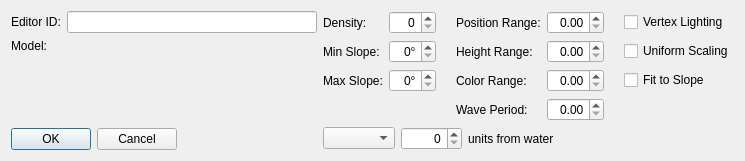
<?xml version="1.0" encoding="UTF-8"?>
<ui version="4.0">
 <class>FormDialogGrass</class>
 <widget class="QDialog" name="FormDialogGrass">
  <property name="windowTitle">
   <string>Grass</string>
  </property>
  <layout class="QGridLayout" name="gridLayout_3" columnstretch="1,1">
   <item row="0" column="0">
    <layout class="QGridLayout" name="gridLayout">
     <item row="1" column="1">
      <widget class="QLabel" name="label_2">
       <property name="text">
        <string>Model:</string>
       </property>
       <property name="buddy">
        <cstring>model</cstring>
       </property>
      </widget>
     </item>
     <item row="0" column="1">
      <widget class="QLabel" name="label">
       <property name="text">
        <string>Editor ID:</string>
       </property>
       <property name="buddy">
        <cstring>editorID</cstring>
       </property>
      </widget>
     </item>
     <item row="0" column="2">
      <widget class="QLineEdit" name="editorID"/>
     </item>
     <item row="1" column="2">
      <widget class="DKFormNIFPicker" name="model">
       <property name="minimumSize">
        <size>
         <width>250</width>
         <height>0</height>
        </size>
       </property>
      </widget>
     </item>
    </layout>
   </item>
   <item row="0" column="1" rowspan="3">
    <layout class="QGridLayout" name="gridLayout_2">
     <item row="1" column="3">
      <widget class="QLabel" name="label_7">
       <property name="text">
        <string>Height Range:</string>
       </property>
       <property name="buddy">
        <cstring>rangeHeight</cstring>
       </property>
      </widget>
     </item>
     <item row="0" column="1">
      <widget class="QSpinBox" name="density">
       <property name="alignment">
        <set>Qt::AlignRight|Qt::AlignTrailing|Qt::AlignVCenter</set>
       </property>
       <property name="maximum">
        <number>100</number>
       </property>
      </widget>
     </item>
     <item row="0" column="6">
      <widget class="QCheckBox" name="flagVertexLighting">
       <property name="text">
        <string>Vertex Lighting</string>
       </property>
      </widget>
     </item>
     <item row="3" column="3">
      <widget class="QLabel" name="label_9">
       <property name="text">
        <string>Wave Period:</string>
       </property>
       <property name="buddy">
        <cstring>wavePeriod</cstring>
       </property>
      </widget>
     </item>
     <item row="2" column="3">
      <widget class="QLabel" name="label_8">
       <property name="text">
        <string>Color Range:</string>
       </property>
       <property name="buddy">
        <cstring>rangeColor</cstring>
       </property>
      </widget>
     </item>
     <item row="0" column="2">
      <spacer name="horizontalSpacer_2">
       <property name="orientation">
        <enum>Qt::Horizontal</enum>
       </property>
       <property name="sizeType">
        <enum>QSizePolicy::Fixed</enum>
       </property>
       <property name="sizeHint" stdset="0">
        <size>
         <width>8</width>
         <height>20</height>
        </size>
       </property>
      </spacer>
     </item>
     <item row="2" column="6">
      <widget class="QCheckBox" name="flagFitToSlope">
       <property name="text">
        <string>Fit to Slope</string>
       </property>
      </widget>
     </item>
     <item row="0" column="5">
      <spacer name="horizontalSpacer_3">
       <property name="orientation">
        <enum>Qt::Horizontal</enum>
       </property>
       <property name="sizeType">
        <enum>QSizePolicy::Fixed</enum>
       </property>
       <property name="sizeHint" stdset="0">
        <size>
         <width>8</width>
         <height>20</height>
        </size>
       </property>
      </spacer>
     </item>
     <item row="1" column="6">
      <widget class="QCheckBox" name="flagUniformScaling">
       <property name="text">
        <string>Uniform Scaling</string>
       </property>
      </widget>
     </item>
     <item row="1" column="0">
      <widget class="QLabel" name="label_4">
       <property name="text">
        <string>Min Slope:</string>
       </property>
       <property name="buddy">
        <cstring>slopeMin</cstring>
       </property>
      </widget>
     </item>
     <item row="3" column="4">
      <widget class="QDoubleSpinBox" name="wavePeriod">
       <property name="alignment">
        <set>Qt::AlignRight|Qt::AlignTrailing|Qt::AlignVCenter</set>
       </property>
      </widget>
     </item>
     <item row="2" column="1">
      <widget class="QSpinBox" name="slopeMax">
       <property name="alignment">
        <set>Qt::AlignRight|Qt::AlignTrailing|Qt::AlignVCenter</set>
       </property>
       <property name="suffix">
        <string>°</string>
       </property>
       <property name="maximum">
        <number>90</number>
       </property>
      </widget>
     </item>
     <item row="0" column="4">
      <widget class="QDoubleSpinBox" name="rangePos">
       <property name="alignment">
        <set>Qt::AlignRight|Qt::AlignTrailing|Qt::AlignVCenter</set>
       </property>
      </widget>
     </item>
     <item row="1" column="4">
      <widget class="QDoubleSpinBox" name="rangeHeight">
       <property name="alignment">
        <set>Qt::AlignRight|Qt::AlignTrailing|Qt::AlignVCenter</set>
       </property>
      </widget>
     </item>
     <item row="1" column="1">
      <widget class="QSpinBox" name="slopeMin">
       <property name="alignment">
        <set>Qt::AlignRight|Qt::AlignTrailing|Qt::AlignVCenter</set>
       </property>
       <property name="suffix">
        <string>°</string>
       </property>
       <property name="maximum">
        <number>90</number>
       </property>
      </widget>
     </item>
     <item row="2" column="4">
      <widget class="QDoubleSpinBox" name="rangeColor">
       <property name="alignment">
        <set>Qt::AlignRight|Qt::AlignTrailing|Qt::AlignVCenter</set>
       </property>
      </widget>
     </item>
     <item row="0" column="3">
      <widget class="QLabel" name="label_6">
       <property name="text">
        <string>Position Range:</string>
       </property>
       <property name="buddy">
        <cstring>rangePos</cstring>
       </property>
      </widget>
     </item>
     <item row="0" column="0">
      <widget class="QLabel" name="label_3">
       <property name="text">
        <string>Density:</string>
       </property>
       <property name="buddy">
        <cstring>density</cstring>
       </property>
      </widget>
     </item>
     <item row="2" column="0">
      <widget class="QLabel" name="label_5">
       <property name="text">
        <string>Max Slope:</string>
       </property>
       <property name="buddy">
        <cstring>slopeMax</cstring>
       </property>
      </widget>
     </item>
     <item row="4" column="0" colspan="7">
      <layout class="QHBoxLayout" name="horizontalLayout">
       <item>
        <widget class="QComboBox" name="shoreComparator"/>
       </item>
       <item>
        <widget class="QSpinBox" name="shoreUnits">
         <property name="alignment">
          <set>Qt::AlignRight|Qt::AlignTrailing|Qt::AlignVCenter</set>
         </property>
         <property name="maximum">
          <number>65535</number>
         </property>
        </widget>
       </item>
       <item>
        <widget class="QLabel" name="label_10">
         <property name="text">
          <string>units from water</string>
         </property>
        </widget>
       </item>
       <item>
        <spacer name="horizontalSpacer_5">
         <property name="orientation">
          <enum>Qt::Horizontal</enum>
         </property>
         <property name="sizeHint" stdset="0">
          <size>
           <width>40</width>
           <height>20</height>
          </size>
         </property>
        </spacer>
       </item>
      </layout>
     </item>
    </layout>
   </item>
   <item row="1" column="0">
    <spacer name="verticalSpacer">
     <property name="orientation">
      <enum>Qt::Vertical</enum>
     </property>
     <property name="sizeHint" stdset="0">
      <size>
       <width>20</width>
       <height>53</height>
      </size>
     </property>
    </spacer>
   </item>
   <item row="2" column="0">
    <layout class="QHBoxLayout" name="buttonsLayout">
     <item>
      <widget class="QPushButton" name="buttonOK">
       <property name="text">
        <string>OK</string>
       </property>
      </widget>
     </item>
     <item>
      <widget class="QPushButton" name="buttonCancel">
       <property name="text">
        <string>Cancel</string>
       </property>
      </widget>
     </item>
     <item>
      <spacer name="horizontalSpacer">
       <property name="orientation">
        <enum>Qt::Horizontal</enum>
       </property>
       <property name="sizeHint" stdset="0">
        <size>
         <width>40</width>
         <height>20</height>
        </size>
       </property>
      </spacer>
     </item>
    </layout>
   </item>
  </layout>
 </widget>
 <customwidgets>
  <customwidget>
   <class>DKFormNIFPicker</class>
   <extends>QWidget</extends>
   <header>widgets/DKFormNIFPicker.h</header>
  </customwidget>
 </customwidgets>
 <tabstops>
  <tabstop>editorID</tabstop>
  <tabstop>model</tabstop>
  <tabstop>density</tabstop>
  <tabstop>slopeMin</tabstop>
  <tabstop>slopeMax</tabstop>
  <tabstop>shoreComparator</tabstop>
  <tabstop>shoreUnits</tabstop>
  <tabstop>rangePos</tabstop>
  <tabstop>rangeHeight</tabstop>
  <tabstop>rangeColor</tabstop>
  <tabstop>wavePeriod</tabstop>
  <tabstop>flagVertexLighting</tabstop>
  <tabstop>flagUniformScaling</tabstop>
  <tabstop>flagFitToSlope</tabstop>
  <tabstop>buttonOK</tabstop>
  <tabstop>buttonCancel</tabstop>
 </tabstops>
 <resources/>
 <connections/>
</ui>
